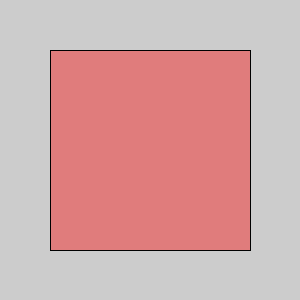
Frame 1 (no input)
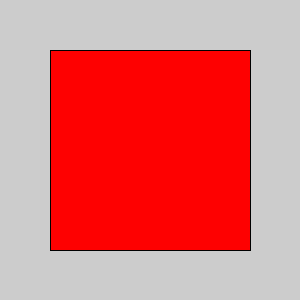
Frame 60 (the mouse pressed at the canvas centre just before this capture)
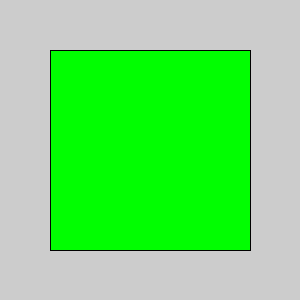
Frame 120 (the mouse held since frame 60 and released just before this capture)

The Processing sketch that drew these frames (run headless with seeded random() and noise(); from frame 60 on, the mouse is pressed at the canvas centre):

// Processing sketch: processing_19061
// ── processing_19061.pde

//Using a mouse event to "toggle" between two states

boolean fillGreen = false;
void setup()
{
  size(300,300);
  smooth();
}
void draw()
{
  if(fillGreen)
  {
    fill(0,255,0, 100); //the fill values is slightly transparent
  }                    //so there's a little big of a "fade" 
  else                 //Remove the alpha value and see what happens. 
  {
    fill(255,0,0, 100);
  }

  rect(50,50, 200,200);
}

void mousePressed()
{
  fillGreen = !fillGreen; //flip the state of the fillGreen boolean. 
}
